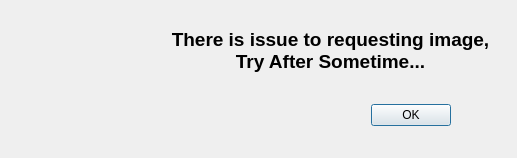
<?xml version="1.0" encoding="UTF-8"?>
<ui version="4.0">
 <class>Dialog</class>
 <widget class="QDialog" name="Dialog">
  <property name="geometry">
   <rect>
    <x>0</x>
    <y>0</y>
    <width>517</width>
    <height>158</height>
   </rect>
  </property>
  <property name="sizePolicy">
   <sizepolicy hsizetype="Fixed" vsizetype="Fixed">
    <horstretch>0</horstretch>
    <verstretch>0</verstretch>
   </sizepolicy>
  </property>
  <property name="minimumSize">
   <size>
    <width>517</width>
    <height>158</height>
   </size>
  </property>
  <property name="maximumSize">
   <size>
    <width>517</width>
    <height>158</height>
   </size>
  </property>
  <property name="windowTitle">
   <string>Dialog</string>
  </property>
  <widget class="QDialogButtonBox" name="buttonBox">
   <property name="geometry">
    <rect>
     <x>170</x>
     <y>100</y>
     <width>281</width>
     <height>31</height>
    </rect>
   </property>
   <property name="orientation">
    <enum>Qt::Horizontal</enum>
   </property>
   <property name="standardButtons">
    <set>QDialogButtonBox::Ok</set>
   </property>
  </widget>
  <widget class="QLabel" name="label">
   <property name="geometry">
    <rect>
     <x>160</x>
     <y>10</y>
     <width>341</width>
     <height>81</height>
    </rect>
   </property>
   <property name="text">
    <string>&lt;html&gt;&lt;head/&gt;&lt;body&gt;&lt;p align=&quot;center&quot;&gt;&lt;span style=&quot; font-size:14pt; font-weight:600;&quot;&gt;There is issue to requesting image, &lt;br/&gt;Try After Sometime...&lt;/span&gt;&lt;/p&gt;&lt;/body&gt;&lt;/html&gt;</string>
   </property>
  </widget>
  <widget class="QLabel" name="image">
   <property name="geometry">
    <rect>
     <x>0</x>
     <y>0</y>
     <width>121</width>
     <height>141</height>
    </rect>
   </property>
   <property name="text">
    <string/>
   </property>
   <property name="pixmap">
    <pixmap>1.jpg</pixmap>
   </property>
   <property name="scaledContents">
    <bool>true</bool>
   </property>
   <property name="wordWrap">
    <bool>true</bool>
   </property>
  </widget>
 </widget>
 <resources/>
 <connections>
  <connection>
   <sender>buttonBox</sender>
   <signal>accepted()</signal>
   <receiver>Dialog</receiver>
   <slot>accept()</slot>
   <hints>
    <hint type="sourcelabel">
     <x>248</x>
     <y>254</y>
    </hint>
    <hint type="destinationlabel">
     <x>157</x>
     <y>274</y>
    </hint>
   </hints>
  </connection>
  <connection>
   <sender>buttonBox</sender>
   <signal>rejected()</signal>
   <receiver>Dialog</receiver>
   <slot>reject()</slot>
   <hints>
    <hint type="sourcelabel">
     <x>316</x>
     <y>260</y>
    </hint>
    <hint type="destinationlabel">
     <x>286</x>
     <y>274</y>
    </hint>
   </hints>
  </connection>
 </connections>
</ui>
